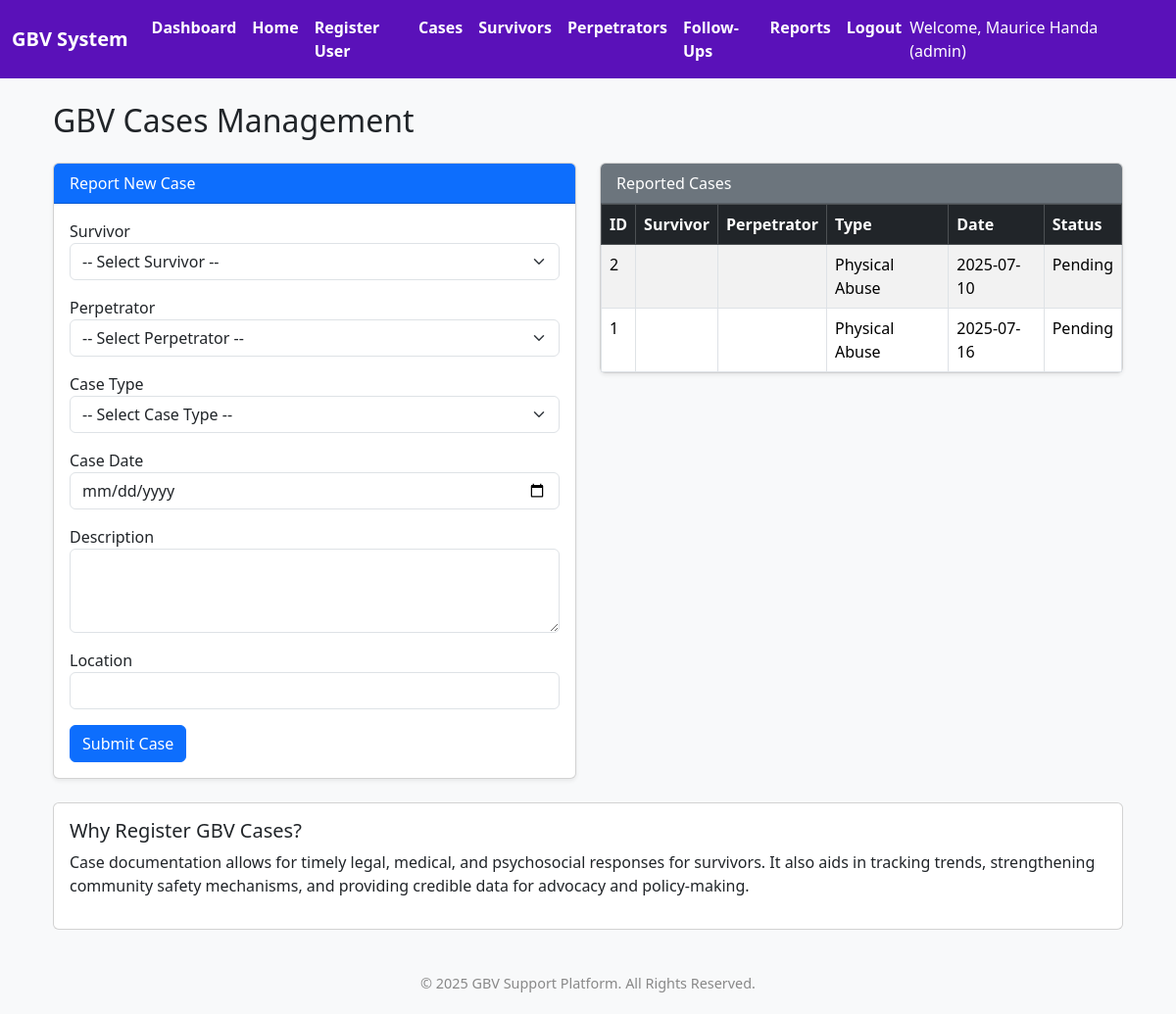
The app's page /cases.php (signed in) with its own data.
### tables this page shows
CREATE TABLE `cases` (
  `case_id` int(11) NOT NULL,
  `incident_type` varchar(255) DEFAULT NULL,
  `location` varchar(255) DEFAULT NULL,
  `case_date` date DEFAULT NULL,
  `description` text DEFAULT NULL,
  `status` enum('Pending','Ongoing','Resolved') DEFAULT 'Pending',
  `survivor_id` int(11) DEFAULT NULL,
  `perpetrator_id` int(11) DEFAULT NULL,
  `case_type_id` int(11) DEFAULT NULL,
  `reported_by` int(11) DEFAULT NULL,
  `created_at` timestamp NOT NULL DEFAULT current_timestamp()
);

CREATE TABLE `case_types` (
  `case_type_id` int(11) NOT NULL,
  `type_name` varchar(100) NOT NULL,
  `description` text DEFAULT NULL
);

### cases.php (the view, shortened to what this page needs)
<?php
require 'config.php';
$cases = [];
$query = "SELECT cases.*,
                s.full_name AS survivor_name,
                p.full_name AS perpetrator_name,
                ct.type_name,
                u.full_name AS reporter_name
          FROM cases
          LEFT JOIN survivors s ON cases.survivor_id = s.survivor_id
          LEFT JOIN perpetrators p ON cases.perpetrator_id = p.perpetrator_id
          LEFT JOIN case_types ct ON cases.case_type_id = ct.case_type_id
          LEFT JOIN users u ON cases.reported_by = u.user_id
          ORDER BY cases.created_at DESC";
$result = $conn->query($query);
if ($result) {
    while ($row = $result->fetch_assoc()) {
        $cases[] = $row;
    }
}
?>
<!DOCTYPE html>
<html>
<head>
    <link href="https://cdn.jsdelivr.net/npm/bootstrap@5.3.3/dist/css/bootstrap.min.css" rel="stylesheet">
</head>
<body class="bg-light">
<?php include 'header.php'; ?>
<div class="container my-4">
    <h2 class="mb-4">GBV Cases Management</h2>
    <div class="row">
        <div class="col-md-6">
            <div class="card shadow-sm">
                <div class="card-header bg-primary text-white">
                    Report New Case
                </div>
                <div class="card-body">
                    <form method="POST">
                        <div class="mb-3">
                            <label>Survivor</label>
                            <select name="survivor_id" class="form-select" required>
                                <option value="">-- Select Survivor --</option>
                            </select>
                        </div>
                        <div class="mb-3">
                            <label>Perpetrator</label>
                            <select name="perpetrator_id" class="form-select" required>
                                <option value="">-- Select Perpetrator --</option>
                            </select>
                        </div>
                        <div class="mb-3">
                            <label>Case Type</label>
                            <select name="case_type_id" class="form-select" required>
                                <option value="">-- Select Case Type --</option>
                            </select>
                        </div>
                        <div class="mb-3">
                            <label>Case Date</label>
                            <input type="date" name="case_date" class="form-control" required>
                        </div>
                        <div class="mb-3">
                            <label>Description</label>
                            <textarea name="description" class="form-control" rows="3" required></textarea>
                        </div>
                        <div class="mb-3">
                            <label>Location</label>
                            <input type="text" name="location" class="form-control" required>
                        </div>
                        <button type="submit" name="add_case" class="btn btn-primary">Submit Case</button>
                    </form>
                </div>
            </div>
        </div>
        <div class="col-md-6">
            <div class="card shadow-sm">
                <div class="card-header bg-secondary text-white">
                    Reported Cases
                </div>
                <div class="card-body p-0">
                    <?php if (count($cases) > 0): ?>
                        <div class="table-responsive">
                            <table class="table table-bordered table-striped mb-0">
                                <thead class="table-dark">
                                    <tr>
                                        <th>ID</th>
                                        <th>Survivor</th>
                                        <th>Perpetrator</th>
                                        <th>Type</th>
                                        <th>Date</th>
                                        <th>Status</th>
                                    </tr>
                                </thead>
                                <tbody>
                                    <?php foreach ($cases as $c): ?>
                                    <tr>
                                        <td><?= $c['case_id'] ?></td>
                                        <td><?= htmlspecialchars($c['survivor_name']) ?></td>
                                        <td><?= htmlspecialchars($c['perpetrator_name']) ?></td>
                                        <td><?= htmlspecialchars($c['type_name']) ?></td>
                                        <td><?= $c['case_date'] ?></td>
                                        <td><?= ucfirst($c['status']) ?></td>
                                    </tr>
                                    <?php endforeach; ?>
                                </tbody>
                            </table>
                        </div>
                    <?php else: ?>
                        <p class="p-3">No cases reported yet.</p>
                    <?php endif; ?>
                </div>
            </div>
        </div>
    </div>
    <div class="card my-4">
        <div class="card-body">
            <h5>Why Register GBV Cases?</h5>
            <p>
                Case documentation allows for timely legal, medical, and psychosocial responses for survivors.
                It also aids in tracking trends, strengthening community safety mechanisms, and providing credible data for advocacy and policy-making.
            </p>
        </div>
    </div>
</div>
</body>
</html>
<?php include 'footer.php'; ?>

### records on screen
cases: case_id "2", case_type.type_name "Physical Abuse", case_date "2025-07-10", status "Pending"
cases: case_id "1", case_type.type_name "Physical Abuse", case_date "2025-07-16", status "Pending"

### other values on screen
$_SESSION['full_name'] "Maurice Handa"
$role "admin"
